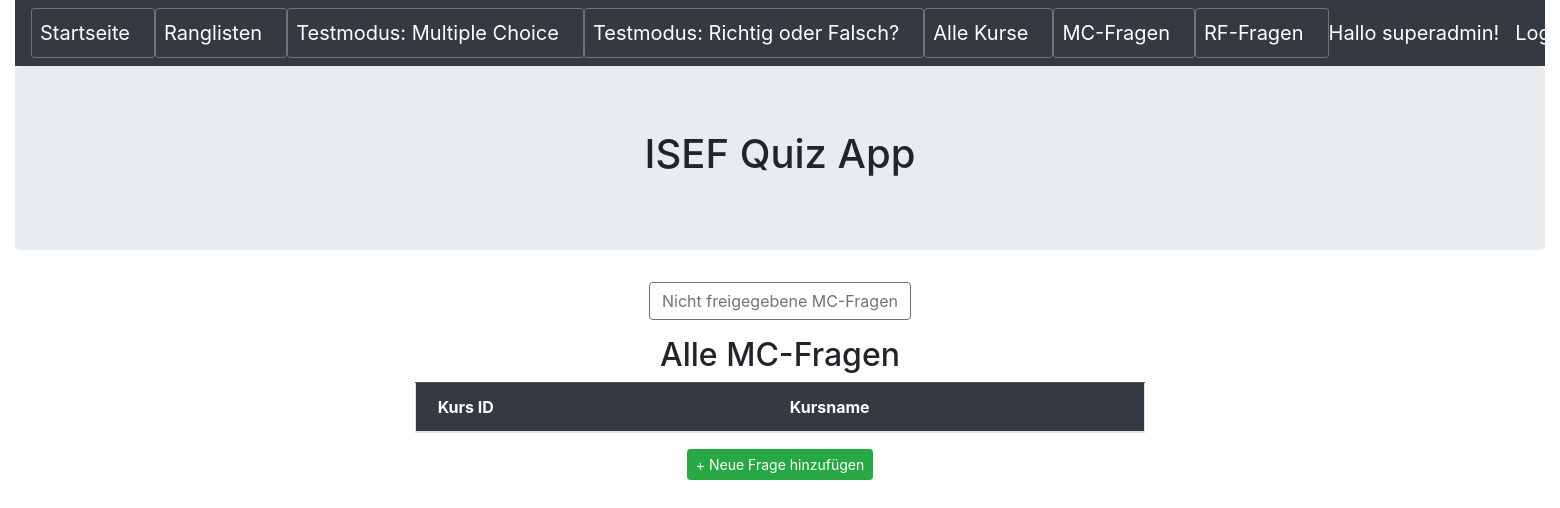
Before: /frage (signed in) with the older database file.
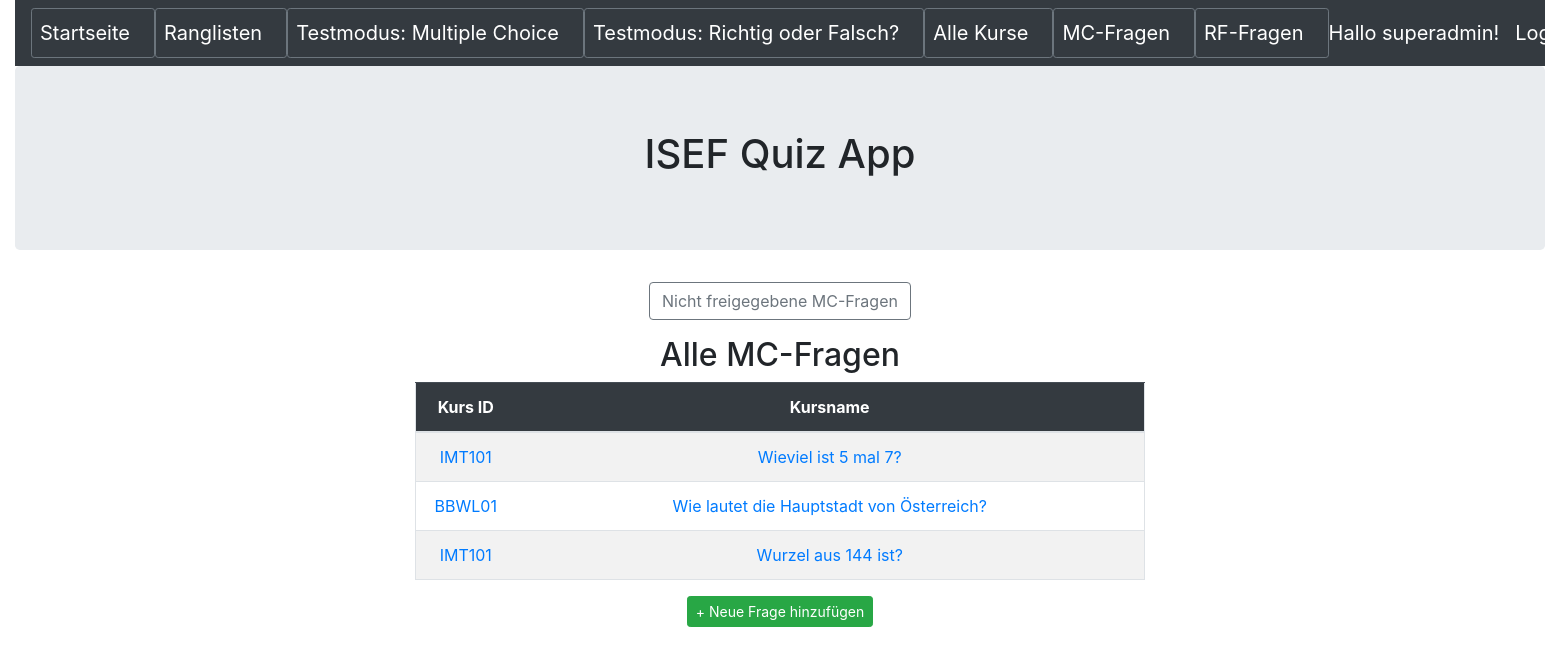
After: the same page with the newer database file.
### quiz/models.py (models this page shows, shortened)
class Frage(models.Model):
    name = models.CharField(max_length=255,blank=False,help_text='Geben Sie hier die Frage ein')
    kurs = models.ForeignKey(Kurs,null=True,blank=False,on_delete=models.CASCADE,help_text='Wählen Sie den Kurs, welchem die Frage zugewiesen wird')
    antwort1 = models.CharField(max_length=255,blank=False,null=True,help_text='Geben Sie die Antwort1 der Frage ein')
    antwort1richtig = models.BooleanField(default=False,help_text='Geben Sie an ob Antwort1 richtig ist',verbose_name="Antwort1 richtig?")
    antwort2 = models.CharField(max_length=255,blank=False,null=True,help_text='Geben Sie die Antwort2 der Frage ein')
    antwort2richtig = models.BooleanField(default=False,help_text='Geben Sie an ob Antwort2 richtig ist',verbose_name="Antwort2 richtig?")
    antwort3 = models.CharField(max_length=255,blank=True,null=True,help_text='Geben Sie die Antwort3 der Frage ein (optional)')
    antwort3richtig = models.BooleanField(default=False,help_text='Geben Sie an ob Antwort3 richtig ist',verbose_name="Antwort3 richtig?")
    antwort4 = models.CharField(max_length=255,blank=True,null=True,help_text='Geben Sie die Antwort4 der Frage ein (optional)')
    antwort4richtig = models.BooleanField(default=False,help_text='Geben Sie an ob Antwort4 richtig ist',verbose_name="Antwort4 richtig?")
    freigegeben=models.BooleanField(default=False,help_text='Frage freigeben?',verbose_name="Frage freigeben")

class Kurs(models.Model):
    name = models.CharField(max_length=50,help_text='Geben Sie den Namen des Kurses ein')
    beschreibung = models.CharField(max_length=255,help_text='Geben Sie die Beschreibung des Kurses ein')
    def __str__(self):
        return self.name

### quiz/views.py (the view)
# urls.py: path('frage', FrageHome.as_view(), name='frage_start'),
class FrageHome(AuthListView):
    model = Frage
    template_name = 'frage/frage_home.html'
    permission_required = ('quiz.view_frage')
    def get_queryset(self):
        return Frage.objects.filter(freigegeben = True)

### quiz/templates/frage/frage_home.html
{% extends 'base.html' %}
{% block content %}
<div class="text-center">
	<p><button type="button" class="btn btn-outline-secondary" onclick="location.href='{% url 'frage_nichtfreigegeben'  %}'"> Nicht freigegebene MC-Fragen</button></p>
</div>
<div class="container text-center">
	<div class="row justify-content-md-center">
		<div class="col-sm-8 ">
            <h2>Alle MC-Fragen</h2>
            <table class ="table border table-hover table-striped">
                <thead class="table-dark">
					<th width="100" scope = "col">Kurs ID</th>
					<th  scope = "col">Kursname</th>
				</thead>
                <tbody>
                {% for frage in object_list %}
                <tr>
	                    <td><a href="{% url 'frage_detail' frage.pk %}">{{ frage.kurs }}</a></td>
                        <td><a href="{% url 'frage_detail' frage.pk %}">{{ frage.name }}</a></td>
                {% endfor %}
                </tbody>
            </table>
            <a class="btn btn-success btn-sm" href="{% url 'neue_frage' %}">+ Neue Frage hinzufügen</a>
        </div>
	</div>
</div>
{% endblock content %}

Changed rows visible on the page:
now on this page (row edited): Frage: kurs "IMT101", name "Wieviel ist 5 mal 7?"
now on this page (row edited): Frage: kurs "BBWL01", name "Wie lautet die Hauptstadt von Österreich?"
now on this page (row edited): Frage: kurs "IMT101", name "Wurzel aus 144 ist?"
